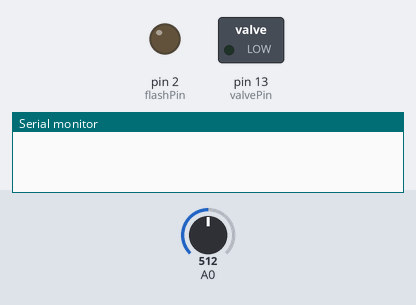
A sketch run on a simulated Arduino Uno, built with avr-gcc and run on an emulated ATmega328P. On the bench: switched loads named in the sketch (green lamp = pin HIGH), output pins drawn as LEDs (lit = HIGH), the last lines printed to the serial monitor. Inputs (shaded band) come from the test bench; at power-on: A0 = 512.

Above: at 1.2 s.
1.3 s: A0 set to 592
2.8 s: A0 set to 615
At 3.4 s:
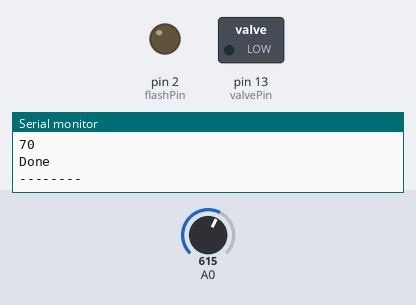
5.8 s: A0 set to 590
At 6.6 s:
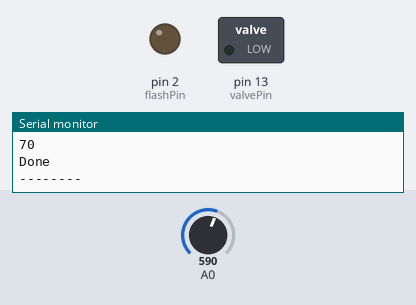
7.3 s: A0 set to 610
At 8.2 s:
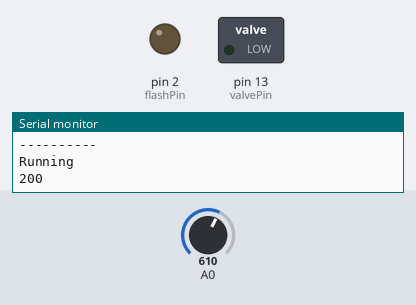
Timing chart, 0 to 11.3 s (numbered marks = the images above; inputs shaded):
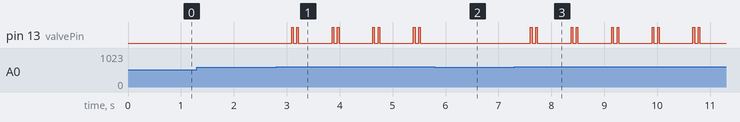

The sketch:

camera-controller.ino
```cpp
// include the library code:
#include <LiquidCrystal.h>

// initialize the library with the numbers of the interface pins
LiquidCrystal lcd(8, 9, 4, 5, 6, 7);

// Declare pins
int valvePin = 13 ;
int flashPin = 2 ;

// Setup drop variable array
char* variableLabel[] = {"D1 Delay","D1 Size", "D2 Delay","D2 Size","Flash"};
int variableValue[] = {200,30,300,30,400};  // TODO: Update to good example settings

// Setup menu variables
int currentPage = 0 ;
int currentPageMax = 4 ;  // Number of vars -1 since array index start at 0

void setup() {

  // Setup Debug
  Serial.begin(9600);

  // Setup pins
  pinMode (valvePin, OUTPUT);
  pinMode (flashPin, OUTPUT);

}

void loop() {

  // Reset button
  int x;
  x = analogRead (0);

  if (x < 100) {
    // Right is pressed

    // Menu handler increase on right-push, ie move to next page
    if(currentPageMax == currentPage){
      currentPage = 0;
    }else{
      currentPage++;
    }

    // Debounce
    delay(300);

  }else if (x < 200) {
    // Up is pressed

    // Increase variable value
    variableValue[currentPage] = variableValue[currentPage] + 1;

  }else if (x < 400){
    // Down is pressed

    // Decrease variable value
    variableValue[currentPage] = variableValue[currentPage] - 1;

  }else if (x < 600){
    // Left


    // Menu handler increase on right-push, ie move to next page
    if(0 == currentPage){
      currentPage = currentPageMax;
    }else{
      currentPage--;
    }

    // Debounce
    delay(300);


  }else if (x < 800){
    // Select is pressed

    // Do the drop sequence
    doDropSequence();

    // Debounce
    delay(300);

  }

  // Print data
  clearLCD();
  lcd.setCursor(0,0);
  lcd.print (variableLabel[currentPage]);
  lcd.setCursor(10,0);
  lcd.print (variableValue[currentPage]);
  delay(60);
}


// Function for reseting the LCD
void clearLCD(){
  lcd.setCursor(0,0);
  lcd.print("              ");
  lcd.setCursor(0,1);
  lcd.print("              ");
  lcd.setCursor(0,0);
}


// The drop sequence
void doDropSequence(){

  Serial.println("----------");
  Serial.println("Running");
  clearLCD();
  lcd.print("DropTime!");

  int passedTime = 0 ;
  int delayTime = 0 ;

  // DropDelay 1
  Serial.println(variableValue[0]);
  delay(variableValue[0]) ;
  passedTime = variableValue[0];  // 300
  digitalWrite(valvePin, HIGH);   //Open valve

  // DropSize 1
  Serial.println(variableValue[1]);
  delay(variableValue[1]) ;
  passedTime += variableValue[1]; // 300 + 30
  digitalWrite(valvePin, LOW);    // Close valve

  // DropDelay 2
  delayTime = variableValue[2] - passedTime ; // 400 - 330 = 70
  Serial.println( delayTime );
  delay( delayTime ) ;
  passedTime += delayTime;  // 330+70
  digitalWrite(valvePin, HIGH);   //Open valve

  // DropSize 2
  Serial.println(variableValue[3]);
  delay(variableValue[3]) ;
  passedTime += variableValue[3]; // 400 + 30
  digitalWrite(valvePin, LOW);    // Close valve

  // Wait flashdelay then Fire flash!
  delayTime = variableValue[4] - passedTime;  // 500 - 430 = 70
  Serial.println( delayTime );
  delay( delayTime ) ;
  digitalWrite(flashPin, HIGH);     // Turn on flash
  delay(5);
  digitalWrite(flashPin, LOW);      // Turn off flash
  Serial.println("Done");
  Serial.println("--------");
}
```

Measured:
- after the input at 1.3 s, every drawn part: stays the same
- after the input at 2.8 s, pin 13 (valvePin): LOW → HIGH after 0.29 s, then repeats every 0.77 s: LOW 0.07 s, HIGH 0.03 s, LOW 0.64 s, HIGH 0.03 s
- after the input at 5.8 s, pin 13 (valvePin): stops changing and stays LOW
- after the input at 7.3 s, pin 13 (valvePin): LOW → HIGH after 0.31 s, then repeats every 0.77 s: LOW 0.07 s, HIGH 0.03 s, LOW 0.64 s, HIGH 0.03 s
